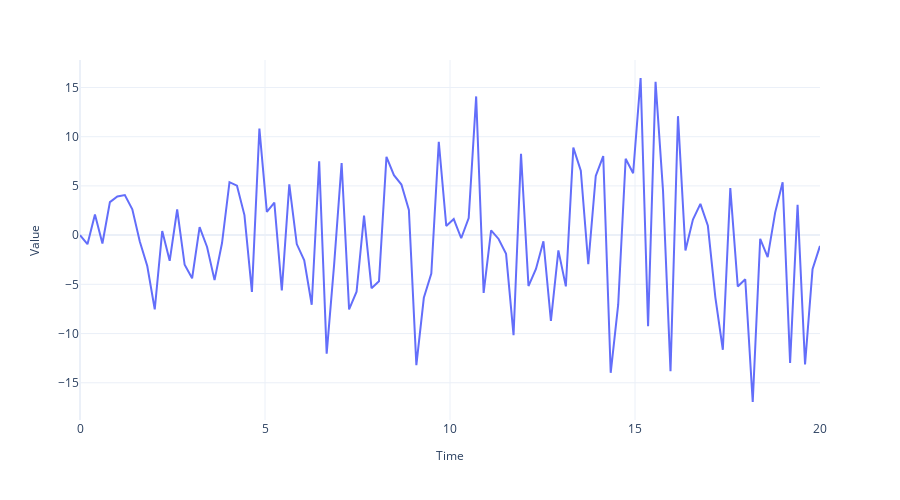

Notebook code cell kept with this figure:
### Code cell
fig = plot_time_series(regular_time_samples, 
                 sinusoidal_samples+noise, 
                 "")
fig.write_image("imgs/chapter_1/non_stationary_sinusoidal.png")
fig.show()
